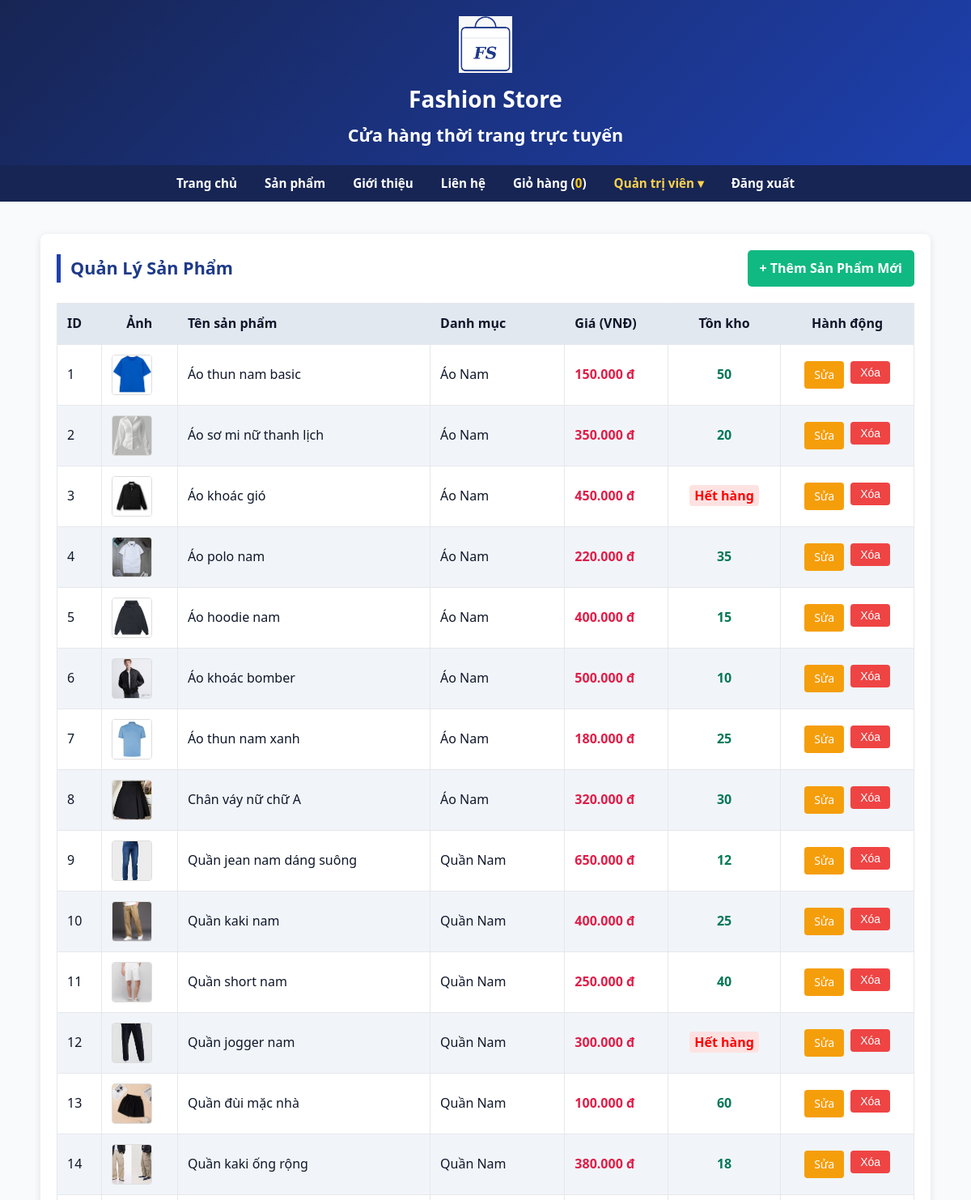
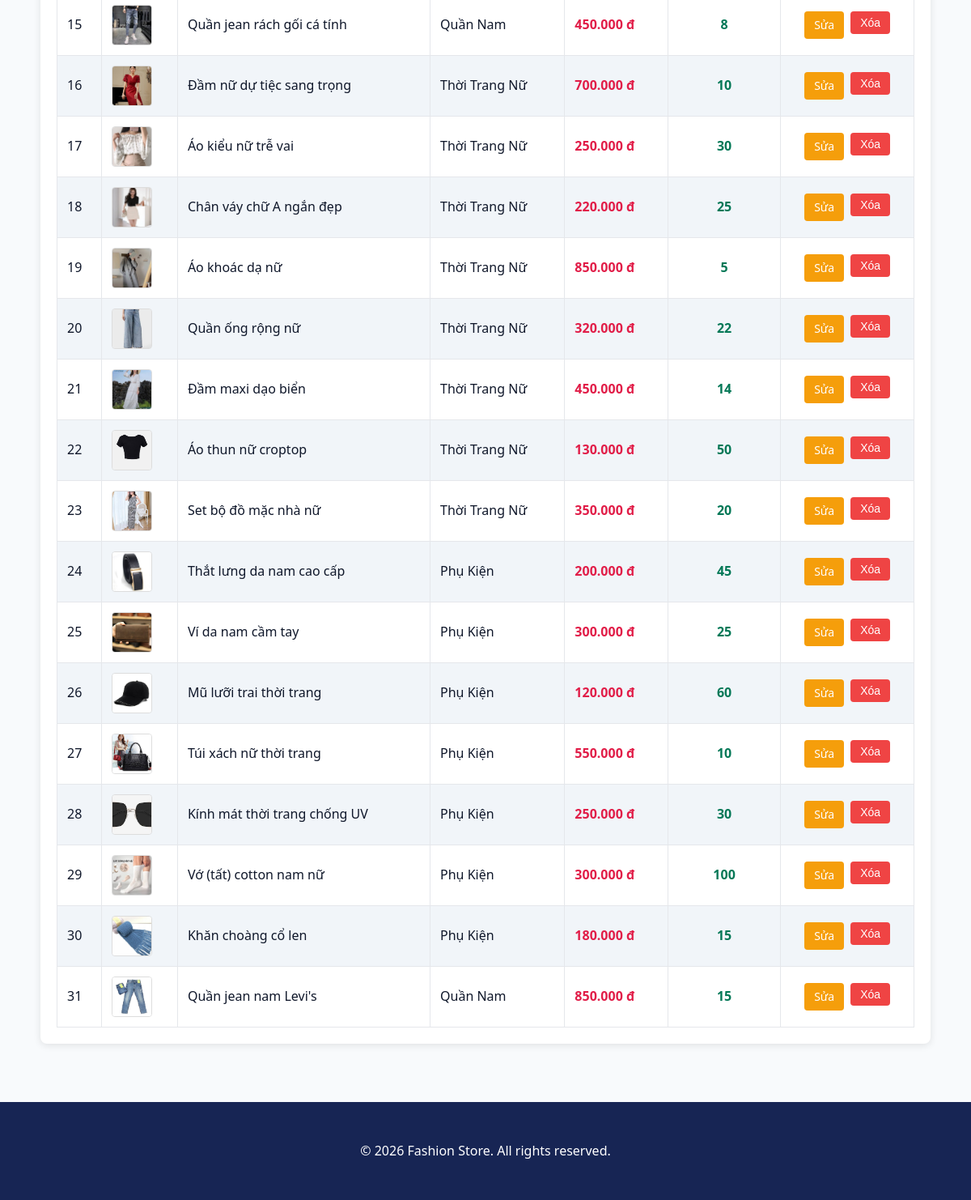
The app's page /quan-tri-san-pham.php (signed in) with its own data (2 pictures, top to bottom).
### tables this page shows
CREATE TABLE san_pham (
    id INT UNSIGNED AUTO_INCREMENT PRIMARY KEY,
    danh_muc_id INT UNSIGNED NOT NULL,
    ten VARCHAR(200) NOT NULL,
    gia INT UNSIGNED NOT NULL,
    ton_kho INT UNSIGNED NOT NULL DEFAULT 0,
    anh VARCHAR(255),
    mau_sac VARCHAR(100) DEFAULT 'Đen, Trắng',
    kich_thuoc VARCHAR(100) DEFAULT 'M, L, XL',
    video VARCHAR(255) DEFAULT '',
    mo_ta TEXT,
    ngay_tao DATETIME NOT NULL DEFAULT CURRENT_TIMESTAMP,

    CONSTRAINT chk_san_pham_gia CHECK (gia >= 1000),
    CONSTRAINT fk_san_pham_danh_muc
        FOREIGN KEY (danh_muc_id)
        REFERENCES danh_muc(id)
        ON DELETE RESTRICT
        ON UPDATE CASCADE,

    INDEX idx_san_pham_danh_muc (danh_muc_id)
);

CREATE TABLE danh_muc (
    id INT UNSIGNED AUTO_INCREMENT PRIMARY KEY,
    ten VARCHAR(100) NOT NULL,
    slug VARCHAR(100) NOT NULL UNIQUE
);

### quan-tri-san-pham.php (the view, shortened to what this page needs)
<?php
$pdo = db();
$sql = "SELECT sp.id, sp.ten, sp.gia, sp.ton_kho, dm.ten as ten_danh_muc, sp.anh
        FROM san_pham sp
        LEFT JOIN danh_muc dm ON sp.danh_muc_id = dm.id
        ORDER BY sp.id ASC";
$stmt = $pdo->query($sql);
$sanPhams = $stmt->fetchAll();
require_once __DIR__ . '/inc/header.php';
?>
<main class="noi-dung-chinh" style="max-width: 1100px; margin: 40px auto; padding: 20px; background: white; border-radius: 8px; box-shadow: 0 2px 10px rgba(0,0,0,0.1);">
    <div style="display: flex; justify-content: space-between; align-items: center; margin-bottom: 20px;">
        <h2 style="margin: 0; color: #1e3a8a;">Quản Lý Sản Phẩm</h2>
        <a href="them-san-pham.php" style="padding: 10px 15px; background: #10b981; color: white; text-decoration: none; border-radius: 5px; font-weight: bold; transition: background 0.3s;">
            + Thêm Sản Phẩm Mới
        </a>
    </div>
    <div style="overflow-x: auto;">
        <table style="width: 100%; border-collapse: collapse; text-align: left; min-width: 800px;">
            <thead>
                <tr style="background: #f3f4f6; color: #374151;">
                    <th style="padding: 12px; border: 1px solid #e5e7eb;">ID</th>
                    <th style="padding: 12px; border: 1px solid #e5e7eb; text-align: center;">Ảnh</th>
                    <th style="padding: 12px; border: 1px solid #e5e7eb;">Tên sản phẩm</th>
                    <th style="padding: 12px; border: 1px solid #e5e7eb;">Danh mục</th>
                    <th style="padding: 12px; border: 1px solid #e5e7eb;">Giá (VNĐ)</th>
                    <th style="padding: 12px; border: 1px solid #e5e7eb; text-align: center;">Tồn kho</th>
                    <th style="padding: 12px; border: 1px solid #e5e7eb; text-align: center;">Hành động</th>
                </tr>
            </thead>
            <tbody>
                <?php foreach ($sanPhams as $sp): ?>
                    <tr>
                        <td style="padding: 12px; border: 1px solid #e5e7eb;"><?= $sp['id'] ?></td>
                        <td style="padding: 12px; border: 1px solid #e5e7eb; text-align: center;">
                            <?php if (!empty($sp['anh'])): ?>
                                <img src="<?= htmlspecialchars($sp['anh']) ?>" alt="Ảnh SP" style="width: 50px; height: 50px; object-fit: cover; border-radius: 4px; border: 1px solid #ddd;">
                            <?php else: ?>
                                <span style="color: #9ca3af; font-size: 12px;">Chưa có</span>
                            <?php endif; ?>
                        </td>
                        <td style="padding: 12px; border: 1px solid #e5e7eb; font-weight: 500;">
                            <?= htmlspecialchars($sp['ten']) ?>
                        </td>
                        <td style="padding: 12px; border: 1px solid #e5e7eb;">
                            <?= htmlspecialchars($sp['ten_danh_muc'] ?? 'Không có') ?>
                        </td>
                        <td style="padding: 12px; border: 1px solid #e5e7eb; color: #e11d48; font-weight: bold;">
                            <?= number_format($sp['gia'], 0, ',', '.') ?> đ
                        </td>
                        <td style="padding: 12px; border: 1px solid #e5e7eb; text-align: center;">
                            <?php if ($sp['ton_kho'] <= 0): ?>
                                <span style="color: red; font-weight: bold; background: #fee2e2; padding: 2px 6px; border-radius: 4px;">Hết hàng</span>
                            <?php else: ?>
                                <span style="color: #047857; font-weight: bold;"><?= $sp['ton_kho'] ?></span>
                            <?php endif; ?>
                        </td>
                        <td style="padding: 12px; border: 1px solid #e5e7eb;">
                            <div style="display: flex; gap: 8px; justify-content: center;">
                                <a href="sua-san-pham.php?id=<?= $sp['id'] ?>" style="padding: 6px 12px; background: #f59e0b; color: white; text-decoration: none; border-radius: 4px; font-size: 14px; font-weight: 500;">Sửa</a>
                                <form method="POST" action="xoa-san-pham.php" onsubmit="return confirm('Bạn có chắc chắn muốn xóa sản phẩm này?');" style="margin: 0;">
                                    <button type="submit" style="padding: 6px 12px; background: #ef4444; color: white; border: none; border-radius: 4px; font-size: 14px; font-weight: 500; cursor: pointer;">Xóa</button>
                                </form>
                            </div>
                        </td>
                    </tr>
                <?php endforeach; ?>
            </tbody>
        </table>
    </div>
</main>
<?php require_once __DIR__ . '/inc/footer.php'; ?>

### css/style.css (style rules this page uses)
:root { --mau-chinh: #1e40af; --mau-chinh-dam: #172554; --mau-nhan: #d97706; --mau-chu: #0f172a; --mau-chu-phu: #334155; --mau-nen: #f8fafc; --mau-trang: #ffffff; --mau-vien: #cbd5e1; --bo-goc: 8px; --bo-goc-lon: 12px; --khoang-cach: 16px; --khoang-cach-lon: 32px; --phong-chu: system-ui, -apple-system, BlinkMacSystemFont, "Segoe UI", Roboto, sans-serif; }
*, *::before, *::after { box-sizing: border-box; }
body { margin: 0; font-family: var(--phong-chu); line-height: 1.6; color: var(--mau-chu); background-color: var(--mau-nen); }
img { max-width: 100%; height: auto; display: block; }
.bo-cuc-trang { display: grid; min-height: 100vh; grid-template-areas: "dau" "menu" "chinh" "chan"; grid-template-rows: auto auto minmax(0, 1fr) auto; grid-template-columns: minmax(0, 1fr); gap: 0; width: 100%; }
.noi-dung-chinh { grid-area: chinh; width: 100%; max-width: 1140px; min-width: 0; margin: 0 auto; padding: var(--khoang-cach); }
@media (min-width: 768px) { .noi-dung-chinh { padding: var(--khoang-cach-lon); } }
h2 { font-size: 1.35rem; color: var(--mau-chinh); border-left: 5px solid var(--mau-chinh); padding-left: 12px; margin-top: 0; margin-bottom: var(--khoang-cach); }
table { width: 100%; border-collapse: collapse; background-color: var(--mau-trang); }
th, td { padding: 12px 14px; border: 1px solid var(--mau-vien); }
thead th { background-color: #e2e8f0; color: var(--mau-chu); }
tbody tr:nth-child(even) { background-color: #f1f5f9; }
table td:nth-child(3) { white-space: nowrap; }
table td:nth-child(4) { white-space: nowrap; }
table td:nth-child(5) { white-space: nowrap; }

### records on screen
san_pham: id "1", anh (picture), ten "Áo thun nam basic", danh_muc.ten "Áo Nam", gia "150.000", ton_kho "50"
san_pham: id "2", anh (picture), ten "Áo sơ mi nữ thanh lịch", danh_muc.ten "Áo Nam", gia "350.000", ton_kho "20"
san_pham: id "3", anh (picture), ten "Áo khoác gió", danh_muc.ten "Áo Nam", gia "450.000", ton_kho "Hết hàng"
san_pham: id "4", anh (picture), ten "Áo polo nam", danh_muc.ten "Áo Nam", gia "220.000", ton_kho "35"
san_pham: id "5", anh (picture), ten "Áo hoodie nam", danh_muc.ten "Áo Nam", gia "400.000", ton_kho "15"
san_pham: id "6", anh (picture), ten "Áo khoác bomber", danh_muc.ten "Áo Nam", gia "500.000", ton_kho "10"
san_pham: id "7", anh (picture), ten "Áo thun nam xanh", danh_muc.ten "Áo Nam", gia "180.000", ton_kho "25"
san_pham: id "8", anh (picture), ten "Chân váy nữ chữ A", danh_muc.ten "Áo Nam", gia "320.000", ton_kho "30"
san_pham: id "9", anh (picture), ten "Quần jean nam dáng suông", danh_muc.ten "Quần Nam", gia "650.000", ton_kho "12"
san_pham: id "10", anh (picture), ten "Quần kaki nam", danh_muc.ten "Quần Nam", gia "400.000", ton_kho "25"
san_pham: id "11", anh (picture), ten "Quần short nam", danh_muc.ten "Quần Nam", gia "250.000", ton_kho "40"
san_pham: id "12", anh (picture), ten "Quần jogger nam", danh_muc.ten "Quần Nam", gia "300.000", ton_kho "Hết hàng"
san_pham: id "13", anh (picture), ten "Quần đùi mặc nhà", danh_muc.ten "Quần Nam", gia "100.000", ton_kho "60"
san_pham: id "14", anh (picture), ten "Quần kaki ống rộng", danh_muc.ten "Quần Nam", gia "380.000", ton_kho "18"
san_pham: id "15", anh (picture), ten "Quần jean rách gối cá tính", danh_muc.ten "Quần Nam", gia "450.000", ton_kho "8"
san_pham: id "16", anh (picture), ten "Đầm nữ dự tiệc sang trọng", danh_muc.ten "Thời Trang Nữ", gia "700.000", ton_kho "10"
san_pham: id "17", anh (picture), ten "Áo kiểu nữ trễ vai", danh_muc.ten "Thời Trang Nữ", gia "250.000", ton_kho "30"
san_pham: id "18", anh (picture), ten "Chân váy chữ A ngắn đẹp", danh_muc.ten "Thời Trang Nữ", gia "220.000", ton_kho "25"
san_pham: id "19", anh (picture), ten "Áo khoác dạ nữ", danh_muc.ten "Thời Trang Nữ", gia "850.000", ton_kho "5"
san_pham: id "20", anh (picture), ten "Quần ống rộng nữ", danh_muc.ten "Thời Trang Nữ", gia "320.000", ton_kho "22"
san_pham: id "21", anh (picture), ten "Đầm maxi dạo biển", danh_muc.ten "Thời Trang Nữ", gia "450.000", ton_kho "14"
san_pham: id "22", anh (picture), ten "Áo thun nữ croptop", danh_muc.ten "Thời Trang Nữ", gia "130.000", ton_kho "50"
san_pham: id "23", anh (picture), ten "Set bộ đồ mặc nhà nữ", danh_muc.ten "Thời Trang Nữ", gia "350.000", ton_kho "20"
san_pham: id "24", anh (picture), ten "Thắt lưng da nam cao cấp", danh_muc.ten "Phụ Kiện", gia "200.000", ton_kho "45"
san_pham: id "25", anh (picture), ten "Ví da nam cầm tay", danh_muc.ten "Phụ Kiện", gia "300.000", ton_kho "25"
san_pham: id "26", anh (picture), ten "Mũ lưỡi trai thời trang", danh_muc.ten "Phụ Kiện", gia "120.000", ton_kho "60"
san_pham: id "27", anh (picture), ten "Túi xách nữ thời trang", danh_muc.ten "Phụ Kiện", gia "550.000", ton_kho "10"
san_pham: id "28", anh (picture), ten "Kính mát thời trang chống UV", danh_muc.ten "Phụ Kiện", gia "250.000", ton_kho "30"
san_pham: id "29", anh (picture), ten "Vớ (tất) cotton nam nữ", danh_muc.ten "Phụ Kiện", gia "300.000", ton_kho "100"
san_pham: id "30", anh (picture), ten "Khăn choàng cổ len", danh_muc.ten "Phụ Kiện", gia "180.000", ton_kho "15"
san_pham: id "31", anh (picture), ten "Quần jean nam Levi's", danh_muc.ten "Quần Nam", gia "850.000", ton_kho "15"

### other values on screen
$tongSoLuong "0"
